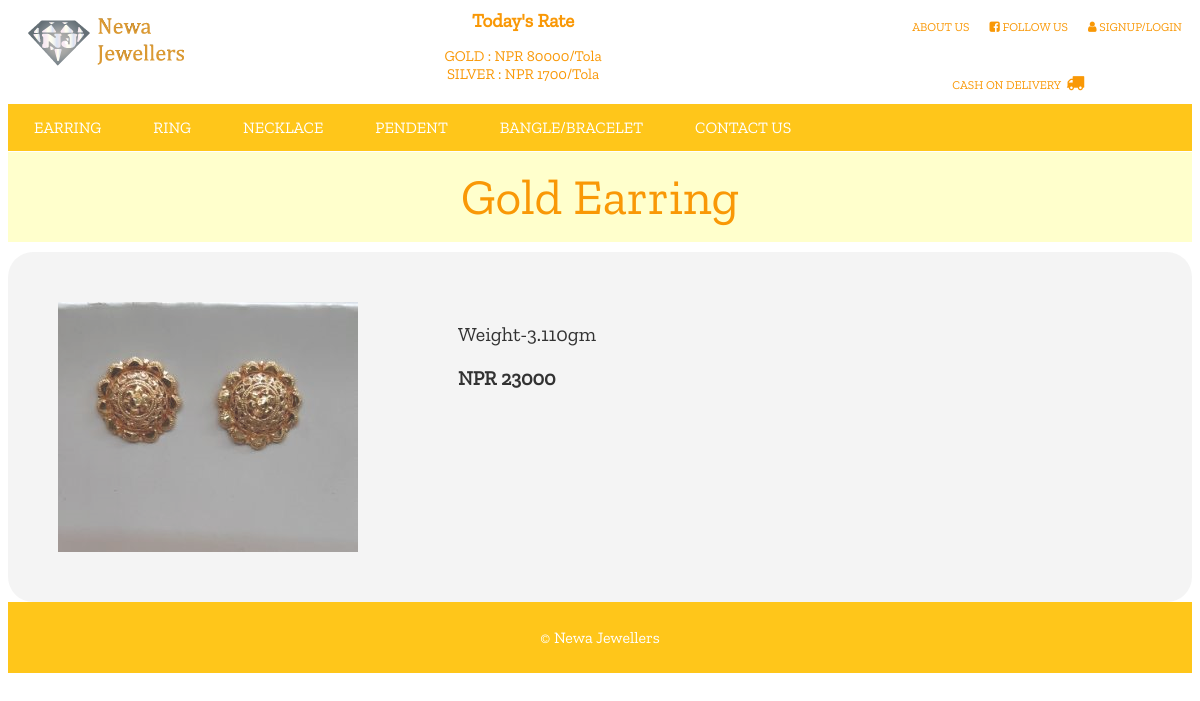
The app's page /eview.php?ab=ProductImages/Earring/E2.jpg with its own data.
### tables this page shows
CREATE TABLE `rate` (
  `ID` int(5) NOT NULL,
  `ELEMENTS` varchar(50) NOT NULL,
  `RATE` int(20) NOT NULL
);

CREATE TABLE `earring` (
  `Id` int(255) NOT NULL,
  `Image` varchar(255) NOT NULL,
  `Name` varchar(255) NOT NULL,
  `Price` float NOT NULL,
  `Details` varchar(10000) NOT NULL
);

### eview.php (the view, shortened to what this page needs)
<?php
include 'upperPartNavbar.php';
?>
<link rel="stylesheet" type="text/css" href="view.css">
<?php
$con=mysqli_connect('localhost','root');
mysqli_select_db($con, 'product');
if(isset($_GET['ab'])){
$id =$_GET['ab'];
$sql = $con->prepare("select * from earring where Image=?");
$sql->bind_param('s',$id);
$sql->execute();
$result = $sql->get_result();
$row = $result->fetch_assoc();
$img=$row['Image'];
$name=$row['Name'];
$price=$row['Price'];
$details=$row['Details'];
}
else{
echo 'error';
}
?>
<div class="heading"><?php echo $name ?></div>
<div class="detail-container">
	<div class="detail-left">
	<img src="<?php echo
        	 $img;?>" alt="earring" width="300px" height="250px">
	</div>
	<div class="detail-right">
    <p class="des"><?php echo "$details";?></p>
    <p class="price">NPR <?php echo "$price"; ?></p>
	</div>
</div>
 <?php
  include 'footer.php';
?>

### upperPartNavbar.php (shortened to what this page needs)
<?php
include_once 'includes/ratedb.php';
?>
<link rel="stylesheet" type="text/css" href="styleFE.css">
<link rel="stylesheet" type="text/css" href="https://stackpath.bootstrapcdn.com/font-awesome/4.7.0/css/font-awesome.min.css">
<div class="container">
<div class="left"><a href="index.php"><img src="Images/logo - Copy.png" id="logo"></a></div>
<div class="center"><h1 id="head">Today's Rate</h1>
	<p id="rateDisplay">
	<?php
      $sql="SELECT * FROM rate;";
      $result= mysqli_query($conn, $sql);
      $resultCheck= mysqli_num_rows($result);
      if ($resultCheck>0) {
      	while ($row= mysqli_fetch_assoc($result))
      	{
      	   echo $row['ELEMENTS']." ".": ";
      	   echo "NPR"."&nbsp".$row['RATE']."/Tola"."<br>";
      	}
       }
   ?>
 </p>
 </div>
 <div class="right">
 	<ul>
 	<li><a href="about.php">ABOUT US</a></li>
 	<li><a href="https://www.facebook.com/newajewellers/" target="_blank" rel="noopener noreferrer"><i class="fa fa-facebook-square" aria-hidden="true"></i> FOLLOW US</a></li>
 	<li><a href="checkLogin.php"><i class="fa fa-user" aria-hidden="true"></i> SIGNUP/LOGIN</a></li>
 	<br>
 	<br>
 	<br>
  <li>
    <p id="cash">CASH ON DELIVERY &nbsp;<i class="fa fa-truck" aria-hidden="true" style="font-size: 1.5em;"></i></p>
  </li>
</ul>
 </div>
</div>
<div id="navbar">
	<ul>
	<li class="<?php if($page=='earring'){echo 'active';}?>"><a href="earring.php">EARRING</a></li>
	<li class="<?php if($page=='ring'){echo 'active';}?>"><a href="ring.php">RING</a></li>
	<li class="<?php if($page=='necklace'){echo 'active';}?>"><a href="necklace.php">NECKLACE</a></li>
	<li class="<?php if($page=='pendent'){echo 'active';}?>"><a href="pendent.php">PENDENT</a></li>
	<li class="<?php if($page=='bangle'){echo 'active';}?>"><a href="bangle.php">BANGLE/BRACELET</a></li>
	<li class="<?php if($page=='contact'){echo 'active';}?>"><a href="contact.php">CONTACT US</a></li>
     </ul>
	</div>

### styleFE.css (style rules this page uses)
#logo { margin-top: 10px; margin-left: 20px; }
.container { display: flex; }
.left { float: left; }
.center { display: inline-block; margin: 0 auto; color: #f99806; }
.right ul { font-size: 12px; list-style-type: none; }
.right li { color: #f99806; float: left; }
.right li a { padding:10px; text-decoration: none; color: #f99806; }
#cash { font-size: 15px; margin-left: 60px; }
#head { font-size: 19px; margin-top:1px; text-align: center; }
#rateDisplay { font-size: 15px; text-align: center; }
#navbar ul { list-style-type: none; margin: 0; padding: 0; overflow: hidden; background-color: #ffc61a; top: 0; }
#navbar li { float: left; }
#navbar li a { display: block; color: white; text-align: center; padding: 14px 26px; text-decoration: none; }

### view.css (style rules this page uses)
.detail-container { margin-top: 10px; border: none; background: #f2f2f2; padding: 50px; opacity: 0.8; border-radius: 25px; margin-left: auto; margin-right: auto; display: flex; }
.detail-left { flex-direction: left; }
.detail-right { flex-direction: right; margin-left: 100px; }
.heading { text-align: center; font-size: 50px; margin-top: 1px; padding: 15px; color: #f99806; background:#ffffcc; }
.des { font-size: 20px; }
.price { font-size: 20px; font-weight: bold; }

### upperPartNavbar.php (style rules this page uses)
#cash { font-size: 12px; margin-left: 50px; }

### records on screen
rate: ELEMENTS "GOLD", RATE "80000"
rate: ELEMENTS "SILVER", RATE "1700"
earring: Name "Gold Earring", Image (picture), Details "Weight-3.110gm", Price "23000"
